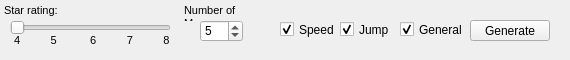
<?xml version="1.0" encoding="UTF-8"?>
<ui version="4.0">
 <class>MainWindow</class>
 <widget class="QMainWindow" name="MainWindow">
  <property name="geometry">
   <rect>
    <x>0</x>
    <y>0</y>
    <width>570</width>
    <height>60</height>
   </rect>
  </property>
  <property name="minimumSize">
   <size>
    <width>570</width>
    <height>60</height>
   </size>
  </property>
  <property name="maximumSize">
   <size>
    <width>570</width>
    <height>1080</height>
   </size>
  </property>
  <property name="windowTitle">
   <string>osu!practice</string>
  </property>
  <widget class="QWidget" name="centralWidget">
   <widget class="QSlider" name="horizontalSlider">
    <property name="geometry">
     <rect>
      <x>10</x>
      <y>20</y>
      <width>161</width>
      <height>16</height>
     </rect>
    </property>
    <property name="minimum">
     <number>4</number>
    </property>
    <property name="maximum">
     <number>8</number>
    </property>
    <property name="singleStep">
     <number>1</number>
    </property>
    <property name="value">
     <number>4</number>
    </property>
    <property name="sliderPosition">
     <number>4</number>
    </property>
    <property name="tracking">
     <bool>true</bool>
    </property>
    <property name="orientation">
     <enum>Qt::Horizontal</enum>
    </property>
    <property name="tickInterval">
     <number>0</number>
    </property>
   </widget>
   <widget class="QTextBrowser" name="textBrowser">
    <property name="geometry">
     <rect>
      <x>10</x>
      <y>30</y>
      <width>171</width>
      <height>21</height>
     </rect>
    </property>
    <property name="layoutDirection">
     <enum>Qt::LeftToRight</enum>
    </property>
    <property name="styleSheet">
     <string notr="true">background-color: rgba(255, 255, 255, 0);</string>
    </property>
    <property name="frameShape">
     <enum>QFrame::NoFrame</enum>
    </property>
    <property name="frameShadow">
     <enum>QFrame::Plain</enum>
    </property>
    <property name="lineWidth">
     <number>0</number>
    </property>
    <property name="verticalScrollBarPolicy">
     <enum>Qt::ScrollBarAlwaysOff</enum>
    </property>
    <property name="horizontalScrollBarPolicy">
     <enum>Qt::ScrollBarAlwaysOff</enum>
    </property>
    <property name="html">
     <string>&lt;!DOCTYPE HTML PUBLIC &quot;-//W3C//DTD HTML 4.0//EN&quot; &quot;http://www.w3.org/TR/REC-html40/strict.dtd&quot;&gt;
&lt;html&gt;&lt;head&gt;&lt;meta name=&quot;qrichtext&quot; content=&quot;1&quot; /&gt;&lt;style type=&quot;text/css&quot;&gt;
p, li { white-space: pre-wrap; }
&lt;/style&gt;&lt;/head&gt;&lt;body style=&quot; font-family:'MS Shell Dlg 2'; font-size:8.25pt; font-weight:400; font-style:normal;&quot;&gt;
&lt;p style=&quot; margin-top:0px; margin-bottom:0px; margin-left:0px; margin-right:0px; -qt-block-indent:0; text-indent:0px;&quot;&gt;4          5           6          7          8&lt;/p&gt;&lt;/body&gt;&lt;/html&gt;</string>
    </property>
    <property name="textInteractionFlags">
     <set>Qt::NoTextInteraction</set>
    </property>
   </widget>
   <widget class="QTextBrowser" name="textBrowser_2">
    <property name="geometry">
     <rect>
      <x>0</x>
      <y>0</y>
      <width>71</width>
      <height>21</height>
     </rect>
    </property>
    <property name="layoutDirection">
     <enum>Qt::LeftToRight</enum>
    </property>
    <property name="styleSheet">
     <string notr="true">background-color: rgba(255, 255, 255, 0);</string>
    </property>
    <property name="frameShape">
     <enum>QFrame::NoFrame</enum>
    </property>
    <property name="frameShadow">
     <enum>QFrame::Plain</enum>
    </property>
    <property name="lineWidth">
     <number>0</number>
    </property>
    <property name="verticalScrollBarPolicy">
     <enum>Qt::ScrollBarAlwaysOff</enum>
    </property>
    <property name="horizontalScrollBarPolicy">
     <enum>Qt::ScrollBarAlwaysOff</enum>
    </property>
    <property name="html">
     <string>&lt;!DOCTYPE HTML PUBLIC &quot;-//W3C//DTD HTML 4.0//EN&quot; &quot;http://www.w3.org/TR/REC-html40/strict.dtd&quot;&gt;
&lt;html&gt;&lt;head&gt;&lt;meta name=&quot;qrichtext&quot; content=&quot;1&quot; /&gt;&lt;style type=&quot;text/css&quot;&gt;
p, li { white-space: pre-wrap; }
&lt;/style&gt;&lt;/head&gt;&lt;body style=&quot; font-family:'MS Shell Dlg 2'; font-size:8.25pt; font-weight:400; font-style:normal;&quot;&gt;
&lt;p style=&quot; margin-top:0px; margin-bottom:0px; margin-left:0px; margin-right:0px; -qt-block-indent:0; text-indent:0px;&quot;&gt;Star rating:&lt;/p&gt;&lt;/body&gt;&lt;/html&gt;</string>
    </property>
    <property name="textInteractionFlags">
     <set>Qt::NoTextInteraction</set>
    </property>
   </widget>
   <widget class="QTextBrowser" name="textBrowser_3">
    <property name="geometry">
     <rect>
      <x>180</x>
      <y>0</y>
      <width>91</width>
      <height>21</height>
     </rect>
    </property>
    <property name="layoutDirection">
     <enum>Qt::LeftToRight</enum>
    </property>
    <property name="styleSheet">
     <string notr="true">background-color: rgba(255, 255, 255, 0);</string>
    </property>
    <property name="frameShape">
     <enum>QFrame::NoFrame</enum>
    </property>
    <property name="frameShadow">
     <enum>QFrame::Plain</enum>
    </property>
    <property name="lineWidth">
     <number>0</number>
    </property>
    <property name="verticalScrollBarPolicy">
     <enum>Qt::ScrollBarAlwaysOff</enum>
    </property>
    <property name="horizontalScrollBarPolicy">
     <enum>Qt::ScrollBarAlwaysOff</enum>
    </property>
    <property name="html">
     <string>&lt;!DOCTYPE HTML PUBLIC &quot;-//W3C//DTD HTML 4.0//EN&quot; &quot;http://www.w3.org/TR/REC-html40/strict.dtd&quot;&gt;
&lt;html&gt;&lt;head&gt;&lt;meta name=&quot;qrichtext&quot; content=&quot;1&quot; /&gt;&lt;style type=&quot;text/css&quot;&gt;
p, li { white-space: pre-wrap; }
&lt;/style&gt;&lt;/head&gt;&lt;body style=&quot; font-family:'MS Shell Dlg 2'; font-size:8.25pt; font-weight:400; font-style:normal;&quot;&gt;
&lt;p style=&quot; margin-top:0px; margin-bottom:0px; margin-left:0px; margin-right:0px; -qt-block-indent:0; text-indent:0px;&quot;&gt;Number of Maps:&lt;/p&gt;&lt;/body&gt;&lt;/html&gt;</string>
    </property>
    <property name="textInteractionFlags">
     <set>Qt::NoTextInteraction</set>
    </property>
   </widget>
   <widget class="QSpinBox" name="spinBox">
    <property name="geometry">
     <rect>
      <x>200</x>
      <y>20</y>
      <width>43</width>
      <height>22</height>
     </rect>
    </property>
    <property name="minimum">
     <number>1</number>
    </property>
    <property name="maximum">
     <number>10</number>
    </property>
    <property name="value">
     <number>5</number>
    </property>
   </widget>
   <widget class="QCheckBox" name="checkBox">
    <property name="geometry">
     <rect>
      <x>280</x>
      <y>20</y>
      <width>72</width>
      <height>19</height>
     </rect>
    </property>
    <property name="text">
     <string>Speed</string>
    </property>
    <property name="checked">
     <bool>true</bool>
    </property>
    <property name="tristate">
     <bool>false</bool>
    </property>
   </widget>
   <widget class="QCheckBox" name="checkBox_2">
    <property name="geometry">
     <rect>
      <x>340</x>
      <y>20</y>
      <width>72</width>
      <height>19</height>
     </rect>
    </property>
    <property name="text">
     <string>Jump</string>
    </property>
    <property name="checked">
     <bool>true</bool>
    </property>
   </widget>
   <widget class="QCheckBox" name="checkBox_3">
    <property name="geometry">
     <rect>
      <x>400</x>
      <y>20</y>
      <width>72</width>
      <height>19</height>
     </rect>
    </property>
    <property name="text">
     <string>General</string>
    </property>
    <property name="checked">
     <bool>true</bool>
    </property>
   </widget>
   <widget class="QPushButton" name="pushButton">
    <property name="geometry">
     <rect>
      <x>470</x>
      <y>20</y>
      <width>80</width>
      <height>21</height>
     </rect>
    </property>
    <property name="text">
     <string>Generate</string>
    </property>
   </widget>
  </widget>
 </widget>
 <layoutdefault spacing="6" margin="11"/>
 <resources/>
 <connections/>
</ui>
